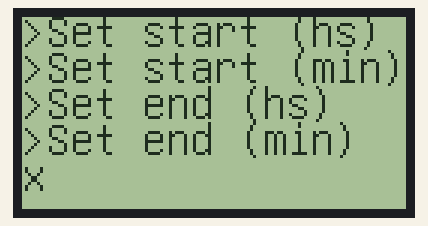
Recording of a sketch running on a simulated Arduino Uno, built with avr-gcc and run on an emulated ATmega328P. Shown: 128×64 one-colour display.

Above: at 0.6 s.
At 2.0 s:
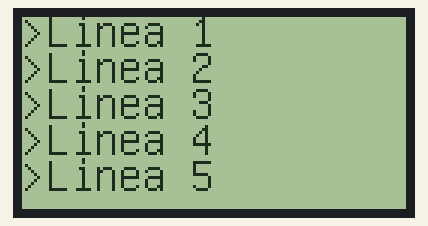

Measured:
- what the display in image 0 shows lasts 1.1 s, from 0.5 s to 1.6 s
- what the display in image 1 shows lasts 1.5 s, from 1.9 s to 3.4 s

The sketch:

LCD_128x64_general.ino
```cpp
#include "U8glib.h"

// MOSI 51
// SCK 52
// CS 53

U8GLIB_ST7920_128X64 u8g(52, 51, 53, U8G_PIN_NONE);

String palabra = "x";

void setup() {
  u8g.setFont(u8g_font_unifont);  // Configura la fuente
  u8g.setContrast(255);           // Ajusta el contraste si es necesario
}

void loop() {
  // Muestra "Hola" en la pantalla
  u8g.firstPage();
  do {
    u8g.drawStr(0, 10, ">Set start (hs)");
    u8g.drawStr(0, 22, ">Set start (min)");
    u8g.drawStr(0, 34, ">Set end (hs)");
    u8g.drawStr(0, 46, ">Set end (min)");
    u8g.drawStr(0, 58, palabra.c_str());  // Convierte la cadena en un c-string
  } while (u8g.nextPage());

  delay(1000);  // Espera 1 segundo

  // Limpia el búfer de pantalla
  u8g.firstPage();
  do {
    // No se dibuja nada en este bloque, el búfer se considera limpio
  } while (u8g.nextPage());
  delay(10);  // Espera 1 segundo

  // Muestra "¿Qué tal?" en la pantalla
  u8g.firstPage();
  do {
    u8g.drawStr(0, 10, ">Linea 1");
    u8g.drawStr(0, 22, ">Linea 2");
    u8g.drawStr(0, 34, ">Linea 3");
    u8g.drawStr(0, 46, ">Linea 4");
    u8g.drawStr(0, 58, ">Linea 5");
  } while (u8g.nextPage());

  delay(1000);  // Espera 1 segundo
}
```
